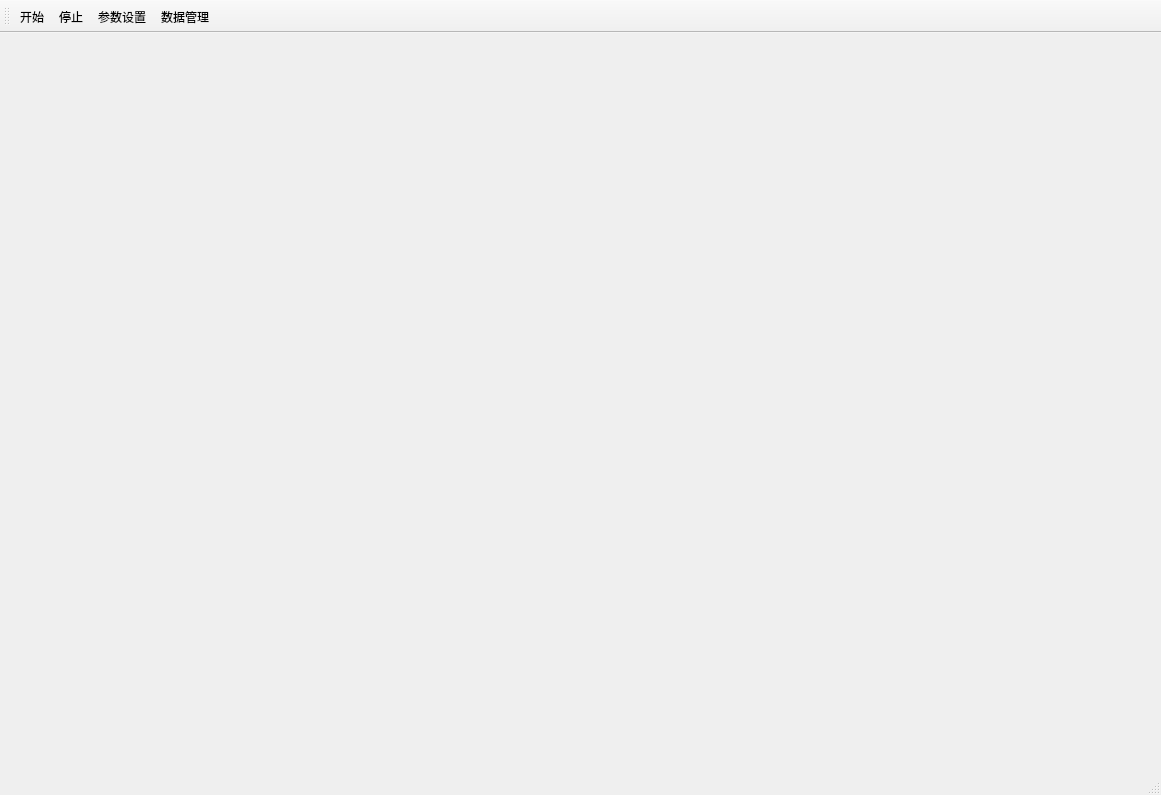
<?xml version="1.0" encoding="UTF-8"?>
<ui version="4.0">
 <class>CMainWindowClass</class>
 <widget class="QMainWindow" name="CMainWindowClass">
  <property name="geometry">
   <rect>
    <x>0</x>
    <y>0</y>
    <width>1161</width>
    <height>795</height>
   </rect>
  </property>
  <property name="windowTitle">
   <string>玻璃面板缺陷检测_V1.0.0</string>
  </property>
  <property name="windowIcon">
   <iconset resource="CMainWindow.qrc">
    <normaloff>:/CMainWindow/Resources/app.ico</normaloff>:/CMainWindow/Resources/app.ico</iconset>
  </property>
  <widget class="QWidget" name="centralWidget">
   <layout class="QGridLayout" name="gridLayout">
    <item row="0" column="0" rowspan="2">
     <widget class="MyLabel" name="label_Image">
      <property name="styleSheet">
       <string notr="true">background-image: url(:/CMainWindow/Resources/background.png);</string>
      </property>
      <property name="text">
       <string/>
      </property>
     </widget>
    </item>
    <item row="0" column="1" rowspan="2">
     <widget class="MyLabel" name="label_Image_Right">
      <property name="styleSheet">
       <string notr="true">background-image: url(:/CMainWindow/Resources/background.png);</string>
      </property>
      <property name="text">
       <string/>
      </property>
     </widget>
    </item>
   </layout>
  </widget>
  <widget class="QToolBar" name="mainToolBar">
   <property name="iconSize">
    <size>
     <width>50</width>
     <height>50</height>
    </size>
   </property>
   <property name="toolButtonStyle">
    <enum>Qt::ToolButtonTextUnderIcon</enum>
   </property>
   <attribute name="toolBarArea">
    <enum>TopToolBarArea</enum>
   </attribute>
   <attribute name="toolBarBreak">
    <bool>false</bool>
   </attribute>
   <addaction name="action_Start"/>
   <addaction name="action_Stop"/>
   <addaction name="action_Setting"/>
   <addaction name="action_DataManager"/>
  </widget>
  <widget class="QStatusBar" name="statusBar"/>
  <action name="action_Start">
   <property name="icon">
    <iconset resource="CMainWindow.qrc">
     <normaloff>:/CMainWindow/Resources/start.png</normaloff>:/CMainWindow/Resources/start.png</iconset>
   </property>
   <property name="text">
    <string>开始</string>
   </property>
  </action>
  <action name="action_Stop">
   <property name="icon">
    <iconset resource="CMainWindow.qrc">
     <normaloff>:/CMainWindow/Resources/stop.png</normaloff>:/CMainWindow/Resources/stop.png</iconset>
   </property>
   <property name="text">
    <string>停止</string>
   </property>
  </action>
  <action name="action_Setting">
   <property name="icon">
    <iconset resource="CMainWindow.qrc">
     <normaloff>:/CMainWindow/Resources/settings.png</normaloff>:/CMainWindow/Resources/settings.png</iconset>
   </property>
   <property name="text">
    <string>参数设置</string>
   </property>
  </action>
  <action name="action_DataManager">
   <property name="icon">
    <iconset resource="CMainWindow.qrc">
     <normaloff>:/CMainWindow/Resources/data.png</normaloff>:/CMainWindow/Resources/data.png</iconset>
   </property>
   <property name="text">
    <string>数据管理</string>
   </property>
  </action>
 </widget>
 <layoutdefault spacing="6" margin="11"/>
 <customwidgets>
  <customwidget>
   <class>MyLabel</class>
   <extends>QLabel</extends>
   <header location="global">mylabel.h</header>
  </customwidget>
 </customwidgets>
 <resources>
  <include location="CMainWindow.qrc"/>
 </resources>
 <connections/>
</ui>
